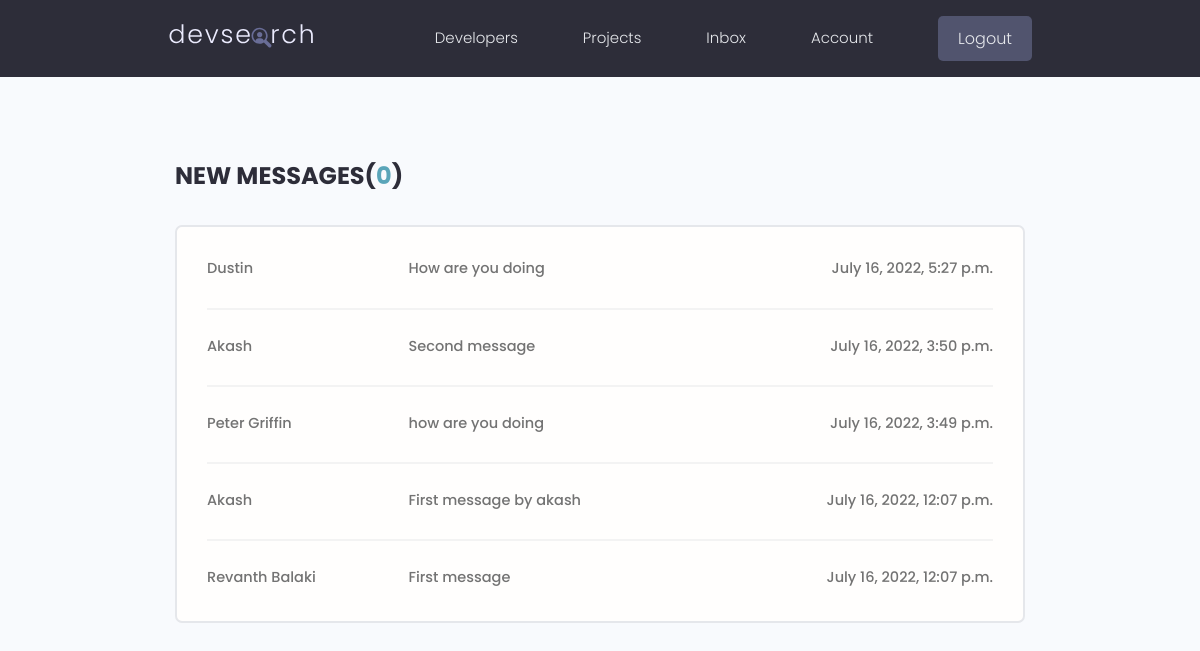
The page /inbox/ (signed in) on the database its author committed.
### users/models.py (models this page shows, shortened)
class Message(models.Model):
    sender=models.ForeignKey(Profile,on_delete=models.SET_NULL,null=True,blank=True)
    recipient=models.ForeignKey(Profile,on_delete=models.SET_NULL,null=True,blank=True,related_name='messages')
    name=models.CharField(max_length=200,null=True,blank=True)
    email=models.EmailField(max_length=200,null=True,blank=True)
    subject=models.CharField(max_length=200,null=True,blank=True)
    body=models.TextField()
    isread=models.BooleanField(default=False)
    created=models.DateTimeField(auto_now_add=True)
    id=models.UUIDField(default=uuid.uuid4,unique=True,primary_key=True,editable=False)
    class Meta:
        ordering=['isread','-created']

### users/views.py (the view)
# urls.py: path('inbox/',views.inbox,name='inbox'),
@login_required(login_url='login')
def inbox(request):
    profile=request.user.profile
    messageRequests=profile.messages.all()
    unreadCount=messageRequests.filter(isread=False).count()
    context={'messageRequests':messageRequests,'unreadCount':unreadCount}
    return render(request,'users/inbox.html',context)

### users/templates/users/inbox.html (shortened to what this page needs)
{% extends 'main.html' %}
{% block content %}
<main class="inbox my-xl">
  <div class="content-box">
    <h3 class="inbox__title">New Messages(<span>{{unreadCount}}</span>)</h3>
    <ul class="messages">
      {% for message in messageRequests %}
      {% if message.isread == False %}
        <li class="message message--unread">
      {% else %}
        <li class="message">
      {% endif %}
        <a href="{% url 'message' message.id %}">
          <span class="message__author">{{message.name}}</span>
          <span class="message__subject">{{message.subject}}</span>
          <span class="message__date">{{message.created}}</span>
        </a>
      </li>
      {% endfor %}
    </ul>
  </div>
</main>
{% endblock content %}

### static/styles/app.css (style rules this page uses)
:root { --color-sub: #2d2d39; }
.content-box { width: 95%; max-width: 85rem; margin: 0 auto; }
.inbox { height: 90vh; }
.inbox__title, .inbox__title span { font-size: 2.4rem; font-weight: 700; color: var(--color-sub); text-transform: uppercase; text-align: left; margin-bottom: 3rem; }
.inbox__title span { color: var(--color-main); }
.messages { list-style: none; background: var(--color-white); padding: 0.5rem 3rem; border: 2px solid var(--color-light); border-radius: 0.7rem; }
.message { padding: 2.5rem 0; }
.message > a span { font-size: 1.45rem; font-weight: 500; }
.message:not(:last-child) { border-bottom: 2px solid var(--color-white-light); }
.message > a { display: flex; gap: 1rem; }
.message__author, .message__date { flex-basis: 25%; }
.message__subject { flex-basis: 50%; }
.message__date { text-align: right; }

### static/uikit/styles/modules/_variables.css (style rules this page uses)
:root { --color-main: #5aa5b9; --color-main-light: #e6faff; --color-sub: #3f4156; --color-sub-light: #51546e; --color-sub-lighter: #ededfd; --color-text: #737373; --color-gray: #8b8b8b; --color-light: #e5e7eb; --color-light-gray: #767676; --color-bg: #f8fafd; --color-white: #fffefd; --color-white-light: #f3f3f3; --color-success: #359e64; --color-success-bg: #def8e8; --color-error: #fc4b0b; --color-error-bg: #fff2ee; --font-base: 'Poppins', arial, helvetica, 'Segoe UI', roboto, ubuntu, sans-serif; --font-monospace: 'Fira Code', 'Courier New', courier, monospace; --font-regular: 300; --font-medium: 500; --font-bold: 700; --generic-shadow: 1px 1px 5px #00000010; --generic-transition: all 0.3s ease-in-out; }

### static/uikit/styles/modules/_base.css (style rules this page uses)
* { margin: 0; padding: 0; box-sizing: border-box; text-rendering: optimizeLegibility; color: inherit; font-size: inherit; }
html { font-size: 50%; }
@media only screen and (min-width: 480px) { html { font-size: 56.25%; } }
@media only screen and (min-width: 1200px) { html { font-size: 62.5%; } }
body { line-height: 1.6; font-weight: 400; font-size: 1.5rem; color: var(--color-text); background-color: var(--color-bg); min-height: 100vh; }

### static/uikit/styles/modules/_typography.css (style rules this page uses)
* { font-family: var(--font-base); }
h3 { font-size: 3.2rem; font-weight: var(--font-medium); }
p, span, strong { font-size: 1.6rem; color: var(--color-text); font-weight: var(--font-regular); }
a { padding-bottom: 2px; text-decoration: none; display: inline-block; color: var(--color-main); font-weight: var(--font-medium); }

### static/uikit/styles/modules/_utilities.css (style rules this page uses)
.my-xl { margin: 8rem auto; }

### rows shown on the page
Message: name "Dustin", subject "How are you doing", created "July 16, 2022, 5:27 p.m."
Message: name "Akash", subject "Second message", created "July 16, 2022, 3:50 p.m."
Message: name "Peter Griffin", subject "how are you doing", created "July 16, 2022, 3:49 p.m."
Message: name "Akash", subject "First message by akash", created "July 16, 2022, 12:07 p.m."
Message: name "Revanth Balaki", subject "First message", created "July 16, 2022, 12:07 p.m."

### other values the page prints
{{ unreadCount }} "0"
